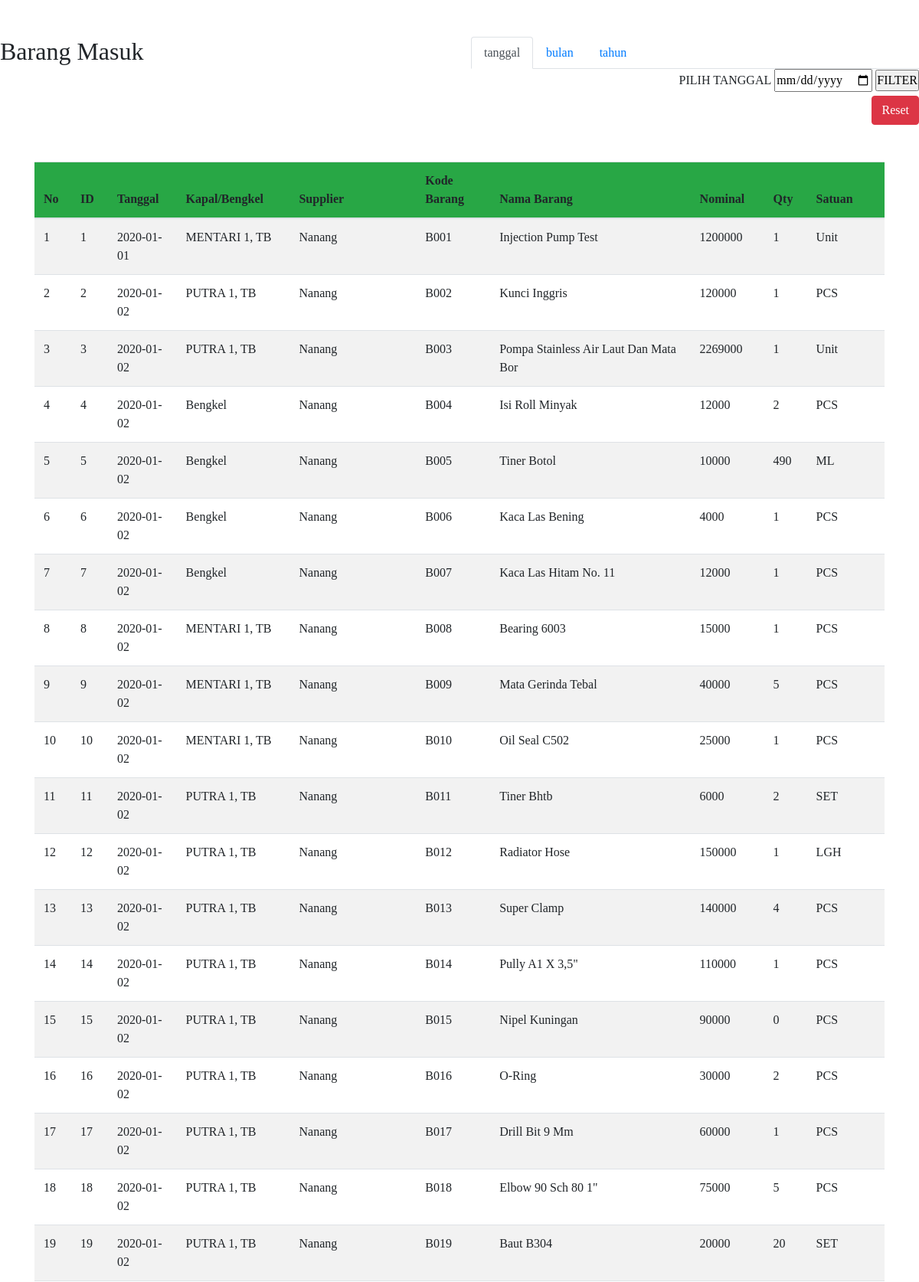
The app's page /admin/laporan-barang-masuk.php (signed in, upper part) with its own data.
### tables this page shows
CREATE TABLE `barang_masuk` (
  `id` int(11) NOT NULL,
  `kode_barang` varchar(4) NOT NULL,
  `nama_barang` varchar(50) NOT NULL,
  `kapal` varchar(15) NOT NULL,
  `supplier` varchar(30) NOT NULL,
  `tanggal` varchar(15) NOT NULL,
  `nominal` int(15) NOT NULL,
  `stok` int(5) NOT NULL,
  `satuan` varchar(10) NOT NULL
);

### admin/laporan-barang-masuk.php (the view, shortened to what this page needs)
<?php session_start();
include_once("../config.php");
?>
<!DOCTYPE html>
<html>
<head>
	<link rel="stylesheet" href="https://stackpath.bootstrapcdn.com/bootstrap/4.5.0/css/bootstrap.min.css">
	<link type="text/css" rel="stylesheet" href="../css/style.css"  media="screen,projection"/>
</head>
<body>
	<br/><br/>
	<div class="row">
		<div class="col">
			<h2>Barang Masuk</h2>
		</div>
		<div class="col text-right">
		  <nav>
		    <div class="nav nav-tabs" id="nav-tab" role="tablist">
		      <a class="nav-item nav-link active" id="nav-home-tab" data-toggle="tab" href="#nav-tanggal" role="tab" aria-controls="nav-home" aria-selected="true">tanggal</a>
		      <a class="nav-item nav-link" id="nav-profile-tab" data-toggle="tab" href="#nav-bulan" role="tab" aria-controls="nav-profile" aria-selected="false">bulan</a>
		      <a class="nav-item nav-link" id="nav-contact-tab" data-toggle="tab" href="#nav-tahun" role="tab" aria-controls="nav-contact" aria-selected="false">tahun</a>
		    </div>
		  </nav>
		  <div class="tab-content" id="nav-tabContent">
		    <div class="tab-pane fade show active" id="nav-tanggal" role="tabpanel" aria-labelledby="nav-home-tab">
					<form method="get">
						<label>PILIH TANGGAL</label>
						<input type="date" name="tanggal">
						<input type="submit" value="FILTER">
					</form>
				</div>
					<a class="btn btn-danger" href="laporan-barang-masuk.php">Reset</a>
		  </div>
		</div>
	</div>
	<br/><br/>
		<center class="container neu">
			<table class="table table-striped">
				<thead class="thead bg-success">
					<tr>
						<th>No</th>
						<th>ID</th>
						<th>Tanggal</th>
						<th>Kapal/Bengkel</th>
						<th>Supplier</th>
						<th>Kode Barang</th>
						<th>Nama Barang</th>
						<th>Nominal</th>
						<th>Qty</th>
						<th>Satuan</th>
					</tr>
				</thead>
							<?php
				$no = 1;
				if(isset($_GET['tanggal'])){
					$tgl = $_GET['tanggal'];
					$sql = mysqli_query($koneksi,"select * from barang_masuk where tanggal='$tgl'");
				}elseif(isset($_GET['bulan'])){
					$bulan = $_GET['bulan'];
					$sql=mysqli_query($koneksi, "select * from barang_masuk where month(tanggal)='$bulan'");
				}elseif(isset($_GET['tahun'])){
					$tahun = $_GET['tahun'];
					$sql=mysqli_query($koneksi, "select * from barang_masuk where year(tanggal)='$tahun'");
				}else{
					$sql = mysqli_query($koneksi,"select * from barang_masuk");
				}
				while($data = mysqli_fetch_array($sql)){
				?>
				<tr>
					<td><?php echo $no++; ?></td>
					<td><?php echo $data['id']; ?></td>
					<td><?php echo $data['tanggal']; ?></td>
					<td><?php echo $data['kapal']; ?></td>
					<td><?php echo $data['supplier']; ?></td>
					<td><?php echo $data['kode_barang']; ?></td>
					<td><?php echo $data['nama_barang']; ?></td>
					<td><?php echo $data['nominal']; ?></td>
					<td><?php echo $data['stok']; ?></td>
					<td><?php echo $data['satuan']; ?></td>
				</tr>
				<?php
				}
				?>
			</table>
		</center>
</body>
</html>

### css/style.css (style rules this page uses)
* { margin: 0; padding: 0; font-family: Tahoma; }

### admin/laporan-barang-masuk.php (style rules this page uses)
body { -webkit-print-color-adjust: exact !important; }

### records on screen
barang_masuk: id "1", tanggal "2020-01-01", kapal "MENTARI 1, TB", supplier "Nanang", kode_barang "B001", nama_barang "Injection Pump Test", nominal "1200000", stok "1", satuan "Unit"
barang_masuk: id "2", tanggal "2020-01-02", kapal "PUTRA 1, TB", supplier "Nanang", kode_barang "B002", nama_barang "Kunci Inggris", nominal "120000", stok "1", satuan "PCS"
barang_masuk: id "3", tanggal "2020-01-02", kapal "PUTRA 1, TB", supplier "Nanang", kode_barang "B003", nama_barang "Pompa Stainless Air Laut Dan Mata Bor", nominal "2269000", stok "1", satuan "Unit"
barang_masuk: id "4", tanggal "2020-01-02", kapal "Bengkel", supplier "Nanang", kode_barang "B004", nama_barang "Isi Roll Minyak", nominal "12000", stok "2", satuan "PCS"
barang_masuk: id "5", tanggal "2020-01-02", kapal "Bengkel", supplier "Nanang", kode_barang "B005", nama_barang "Tiner Botol", nominal "10000", stok "490", satuan "ML"
barang_masuk: id "6", tanggal "2020-01-02", kapal "Bengkel", supplier "Nanang", kode_barang "B006", nama_barang "Kaca Las Bening", nominal "4000", stok "1", satuan "PCS"
barang_masuk: id "7", tanggal "2020-01-02", kapal "Bengkel", supplier "Nanang", kode_barang "B007", nama_barang "Kaca Las Hitam No. 11", nominal "12000", stok "1", satuan "PCS"
barang_masuk: id "8", tanggal "2020-01-02", kapal "MENTARI 1, TB", supplier "Nanang", kode_barang "B008", nama_barang "Bearing 6003", nominal "15000", stok "1", satuan "PCS"
barang_masuk: id "9", tanggal "2020-01-02", kapal "MENTARI 1, TB", supplier "Nanang", kode_barang "B009", nama_barang "Mata Gerinda Tebal", nominal "40000", stok "5", satuan "PCS"
barang_masuk: id "10", tanggal "2020-01-02", kapal "MENTARI 1, TB", supplier "Nanang", kode_barang "B010", nama_barang "Oil Seal C502", nominal "25000", stok "1", satuan "PCS"
barang_masuk: id "11", tanggal "2020-01-02", kapal "PUTRA 1, TB", supplier "Nanang", kode_barang "B011", nama_barang "Tiner Bhtb", nominal "6000", stok "2", satuan "SET"
barang_masuk: id "12", tanggal "2020-01-02", kapal "PUTRA 1, TB", supplier "Nanang", kode_barang "B012", nama_barang "Radiator Hose", nominal "150000", stok "1", satuan "LGH"
barang_masuk: id "13", tanggal "2020-01-02", kapal "PUTRA 1, TB", supplier "Nanang", kode_barang "B013", nama_barang "Super Clamp", nominal "140000", stok "4", satuan "PCS"
barang_masuk: id "14", tanggal "2020-01-02", kapal "PUTRA 1, TB", supplier "Nanang", kode_barang "B014", nama_barang "Pully A1 X 3,5\"", nominal "110000", stok "1", satuan "PCS"
barang_masuk: id "15", tanggal "2020-01-02", kapal "PUTRA 1, TB", supplier "Nanang", kode_barang "B015", nama_barang "Nipel Kuningan", nominal "90000", stok "0", satuan "PCS"
barang_masuk: id "16", tanggal "2020-01-02", kapal "PUTRA 1, TB", supplier "Nanang", kode_barang "B016", nama_barang "O-Ring", nominal "30000", stok "2", satuan "PCS"
barang_masuk: id "17", tanggal "2020-01-02", kapal "PUTRA 1, TB", supplier "Nanang", kode_barang "B017", nama_barang "Drill Bit 9 Mm", nominal "60000", stok "1", satuan "PCS"
barang_masuk: id "18", tanggal "2020-01-02", kapal "PUTRA 1, TB", supplier "Nanang", kode_barang "B018", nama_barang "Elbow 90 Sch 80 1\"", nominal "75000", stok "5", satuan "PCS"
barang_masuk: id "19", tanggal "2020-01-02", kapal "PUTRA 1, TB", supplier "Nanang", kode_barang "B019", nama_barang "Baut B304", nominal "20000", stok "20", satuan "SET"
